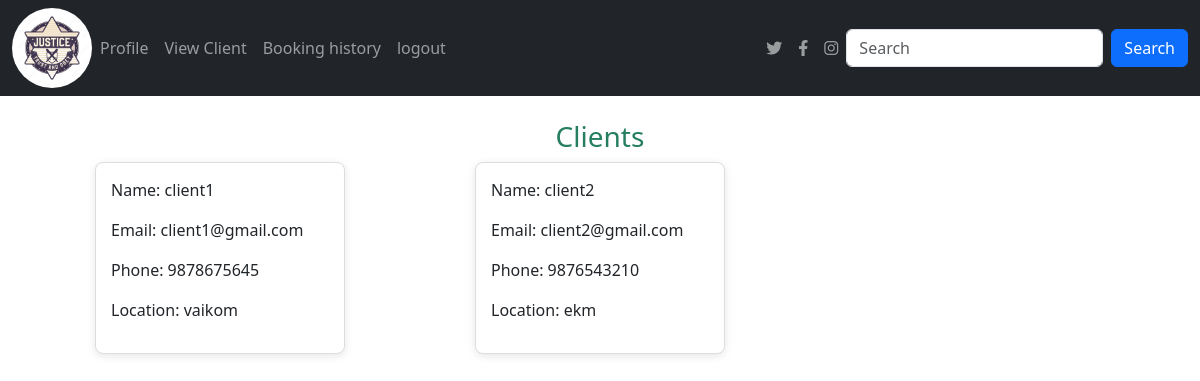
/viewclients, run on an earlier commit of the app's database.
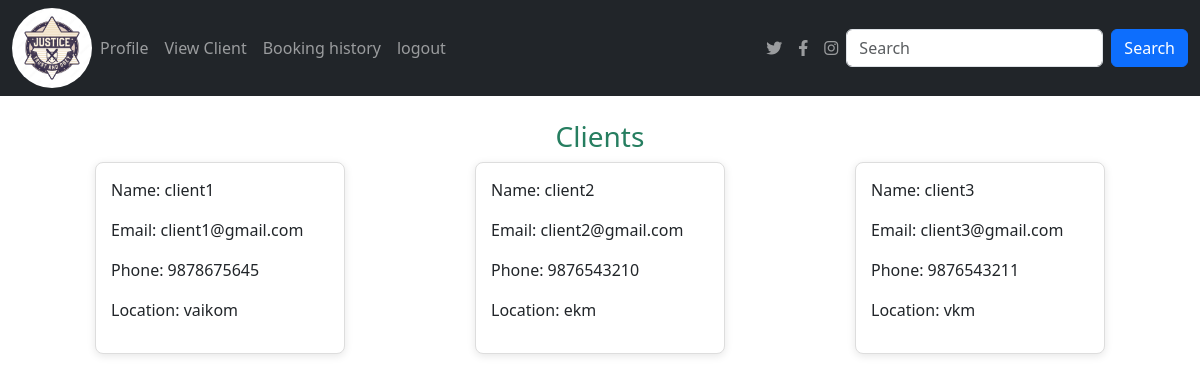
And on a later commit of the database.
### app/models.py (models this page shows, shortened)
class Client(models.Model):
    Email = models.EmailField(unique=True)
    username = models.TextField()
    phonenumber = models.IntegerField()
    password = models.TextField()
    location= models.TextField()

### app/views.py (the view)
# urls.py: path('viewclients',views.viewclients),
def viewclients(req):
    data=Client.objects.all()
    return render(req,'viewclients.html', {'data':data})

### template/viewclients.html (shortened to what this page needs)
<!DOCTYPE html>
<html lang="en">
<head>
  <link href="https://cdn.jsdelivr.net/npm/bootstrap@5.3.3/dist/css/bootstrap.min.css" rel="stylesheet">
  <link href="https://cdnjs.cloudflare.com/ajax/libs/font-awesome/6.0.0-beta3/css/all.min.css" rel="stylesheet">
</head>
<body>
<nav class="navbar navbar-expand-sm navbar-dark bg-dark">
  <div class="container-fluid">
    <a href="../advocatehome" class="logo">
        <img src="static/1000_F_153564985_MLVK4XbezrFZnuAg5mlncjcQp82GaNcn.jpg" class="rounded-circle" alt="logo" width="80px">
    </a>
    <div class="collapse navbar-collapse" id="mynavbar">
      <ul class="navbar-nav me-auto">
        <li class="nav-item">
          <a class="nav-link" href="../advocateprofile">Profile</a>
        </li>
        <li class="nav-item">
          <a class="nav-link" href="../viewclients">View Client</a>
        </li>
        <li class="nav-item">
          <a class="nav-link" href="../bookinghistory">Booking history</a>
        </li>
        <li class="nav-item">
            <a class="nav-link" href="../logout">logout</a>
          </li>
      </ul>
      <ul class="navbar-nav d-flex">
        <li class="nav-item">
          <a class="nav-link" href="https://twitter.com" target="_blank">
            <i class="fab fa-twitter"></i>
          </a>
        </li>
        <li class="nav-item">
          <a class="nav-link" href="https://facebook.com" target="_blank">
            <i class="fab fa-facebook-f"></i>
          </a>
        </li>
        <li class="nav-item">
          <a class="nav-link" href="https://instagram.com" target="_blank">
            <i class="fab fa-instagram"></i>
          </a>
        </li>
      </ul>
      <form class="d-flex">
        <input class="form-control me-2" type="text" placeholder="Search">
        <button class="btn btn-primary" type="button">Search</button>
      </form>
    </div>
  </div>
</nav>
<div class="container mt-4">
  <h3>Clients</h3>
  <div class="row">
    {% for i in data %}
    <div class="col-md-4 d-flex justify-content-center mb-4">
      <div class="product">
        <div class="description">
          <p class="price">Name: {{ i.username }}</p>
          <p>Email: {{ i.Email }}</p>
          <p class="phonenumber">Phone: {{ i.phonenumber }}</p>
          <p class="location">Location: {{ i.location }}</p>
        </div>
      </div>
    </div>
    {% endfor %}
  </div>
</div>
</body>
</html>

What changed in the data, as far as the page shows it:
added Client: username "client3", Email "client3@gmail.com", phonenumber "9876543211", location "vkm"
